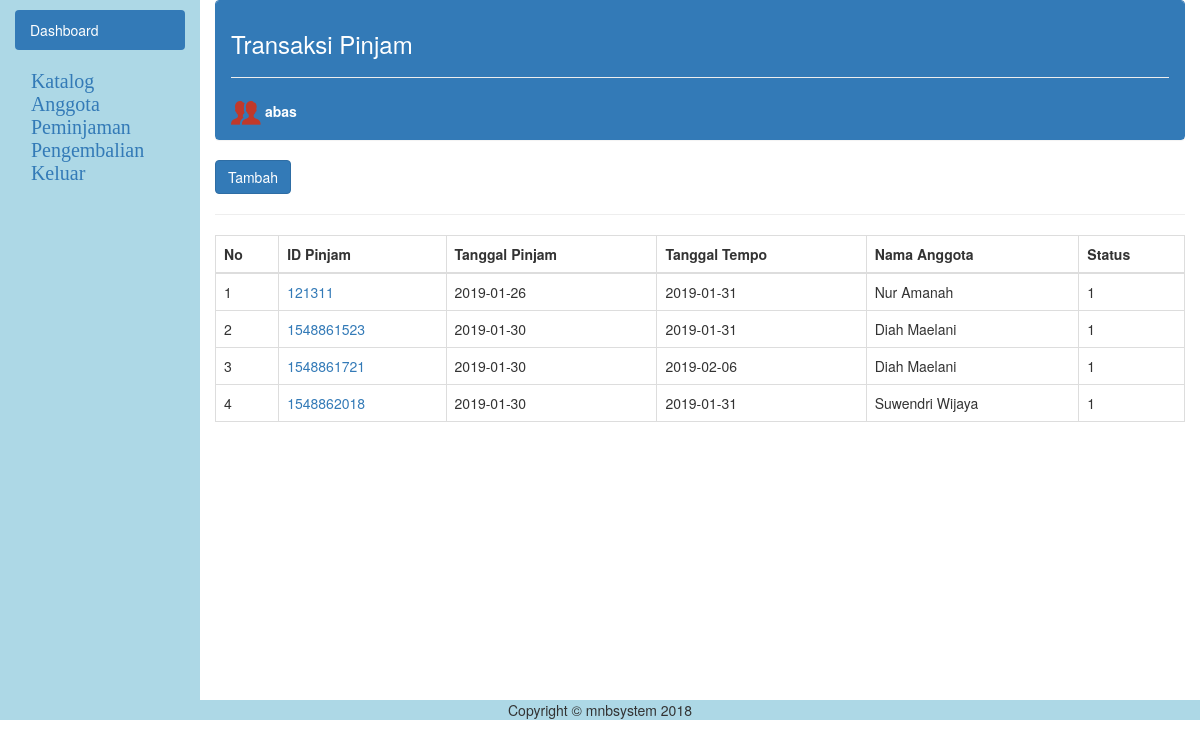
Page /views/pinjam.php (signed in) on the committed database.
### tables this page shows
CREATE TABLE `peminjaman_header` (
  `id_pinjam` int(11) NOT NULL,
  `tgl_pinjam` date NOT NULL,
  `tgl_jatuh_tempo` date NOT NULL,
  `id_anggota` int(11) NOT NULL,
  `created_by` int(11) NOT NULL,
  `update_by` int(11) DEFAULT NULL,
  `created_date` datetime NOT NULL,
  `update_date` datetime DEFAULT NULL,
  `status` int(11) NOT NULL
);

CREATE TABLE `anggota` (
  `id_anggota` int(11) NOT NULL,
  `npm` varchar(25) NOT NULL,
  `nama` varchar(255) NOT NULL,
  `jenis_kelamin` char(1) NOT NULL,
  `alamat` varchar(255) NOT NULL,
  `no_tlp` varchar(13) NOT NULL,
  `jurusan` varchar(50) NOT NULL,
  `created_by` int(11) NOT NULL,
  `update_by` int(11) DEFAULT NULL,
  `created_date` datetime NOT NULL,
  `update_date` datetime DEFAULT NULL,
  `is_active` tinyint(1) NOT NULL
);

### config/database.php (called while the page is built, shortened)
<?php
class db_connect
{
	public $host = "localhost";
	public $user = "root";
	public $pass = "";
	public $db = "les_php";
	public function connect()
	{
		$this->conn = new mysqli ($this->host, $this->user, $this->pass, $this->db);
	}
}
?>

### config/crud.php (called while the page is built, shortened)
<?php
include 'database.php';
class db_crud extends db_connect
{
public function read($query)
	{
			$result = $this->conn->query($query);
			$rows = [];
			while ($row = $result->fetch_assoc()) :
				$rows[] =$row;
			endwhile;
			return $rows;
	}
}
?>

### views/pinjam.php (the view, shortened to what this page needs)
<?php
$page_title = "Transaksi Pinjam";
include 'header.php';
include 'side.php';
include '../config/crud.php';
$conn = new db_crud();
$query = " SELECT p.id_pinjam, p.tgl_pinjam, p.tgl_jatuh_tempo, anggota.nama, p.status FROM peminjaman_header AS p INNER JOIN anggota WHERE p.id_anggota = anggota.id_anggota ";
$tampilPinjams = $conn->read($query);
 ?>
<div class="col-sm-10">
	<div class="panel panel-primary">
		<div class="panel-heading">
			<h3 class="title"><?= $page_title;  ?></h3><hr/>
			<img src="../images/icons8-user-account-30.png">
			<strong><?= $_SESSION['nama'] ; ?></strong>
		</div>
	</div>
	<a href="tambah-pinjam.php" class="btn btn-primary">Tambah</a><hr>
	<table class="table table-bordered">
		<thead>
			<th>No</th>
			<th>ID Pinjam</th>
			<th>Tanggal Pinjam</th>
			<th>Tanggal Tempo</th>
			<th>Nama Anggota</th>
			<th>Status</th>
		</thead>
		<tbody>
			<?php
			$no = 1;
			foreach ($tampilPinjams as $tampilPinjam) : ?>
				<tr>
					<td><?= $no++ ?></td>
					<td> <a href="detail-pinjam.php?id=<?= $tampilPinjam['id_pinjam']; ?>"> <?= $tampilPinjam['id_pinjam'];  ?> </a></td>
					<td><?= $tampilPinjam['tgl_pinjam'];  ?></td>
					<td><?= $tampilPinjam['tgl_jatuh_tempo'];  ?></td>
					<td><?= $tampilPinjam['nama'];  ?></td>
					<td><?= $tampilPinjam['status'];  ?></td>
				</tr>
			<?php endforeach; ?>
		</tbody>
	</table>
</div>
 <?php
include 'footer.php';
  ?>

### rows in the picture
peminjaman_header: id_pinjam "121311", tgl_pinjam "2019-01-26", tgl_jatuh_tempo "2019-01-31", id_anggota.nama "Nur Amanah", status "1"
peminjaman_header: id_pinjam "1548861523", tgl_pinjam "2019-01-30", tgl_jatuh_tempo "2019-01-31", id_anggota.nama "Diah Maelani", status "1"
peminjaman_header: id_pinjam "1548861721", tgl_pinjam "2019-01-30", tgl_jatuh_tempo "2019-02-06", id_anggota.nama "Diah Maelani", status "1"
peminjaman_header: id_pinjam "1548862018", tgl_pinjam "2019-01-30", tgl_jatuh_tempo "2019-01-31", id_anggota.nama "Suwendri Wijaya", status "1"

### other values in the picture
$page_title "Transaksi Pinjam"
$_SESSION['nama'] "abas"
